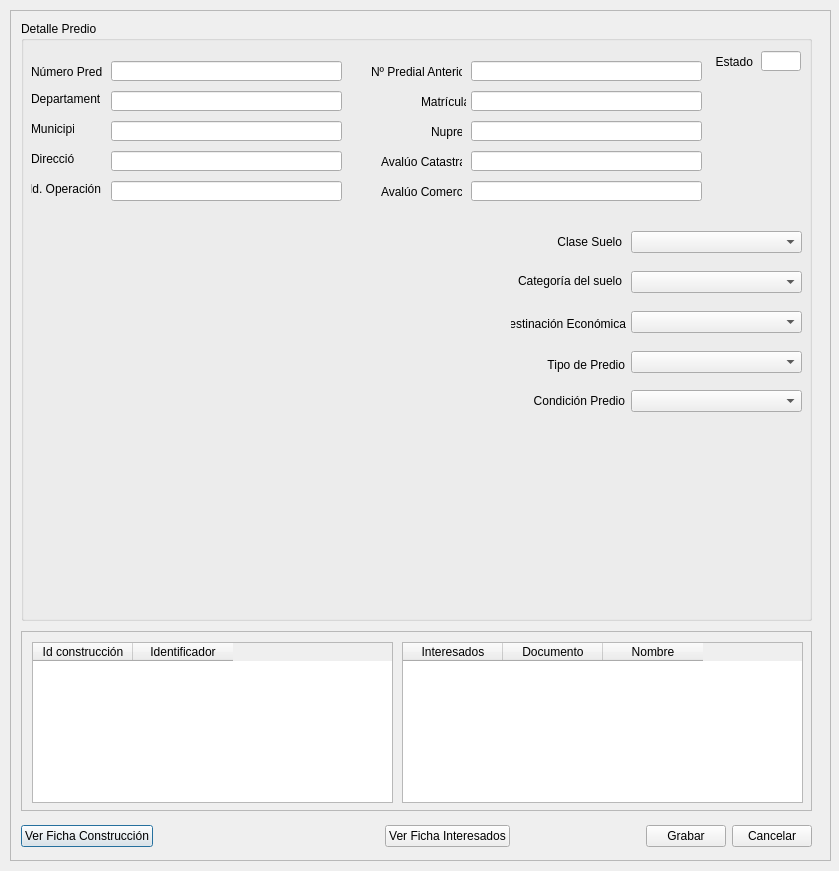
<?xml version="1.0" encoding="UTF-8"?>
<ui version="4.0">
 <class>Dialog</class>
 <widget class="QDialog" name="Dialog">
  <property name="geometry">
   <rect>
    <x>0</x>
    <y>0</y>
    <width>839</width>
    <height>871</height>
   </rect>
  </property>
  <property name="windowTitle">
   <string>Dialog</string>
  </property>
  <widget class="QScrollArea" name="scrollArea">
   <property name="geometry">
    <rect>
     <x>10</x>
     <y>10</y>
     <width>821</width>
     <height>851</height>
    </rect>
   </property>
   <property name="widgetResizable">
    <bool>true</bool>
   </property>
   <widget class="QWidget" name="scrollAreaWidgetContents">
    <property name="geometry">
     <rect>
      <x>0</x>
      <y>0</y>
      <width>819</width>
      <height>849</height>
     </rect>
    </property>
    <widget class="QScrollArea" name="scrollArea_2">
     <property name="geometry">
      <rect>
       <x>10</x>
       <y>620</y>
       <width>791</width>
       <height>180</height>
      </rect>
     </property>
     <property name="minimumSize">
      <size>
       <width>791</width>
       <height>180</height>
      </size>
     </property>
     <property name="maximumSize">
      <size>
       <width>791</width>
       <height>201</height>
      </size>
     </property>
     <property name="widgetResizable">
      <bool>true</bool>
     </property>
     <widget class="QWidget" name="scrollAreaWidgetContents_2">
      <property name="geometry">
       <rect>
        <x>0</x>
        <y>0</y>
        <width>789</width>
        <height>178</height>
       </rect>
      </property>
      <widget class="QTableWidget" name="tableWidget_construcciones">
       <property name="geometry">
        <rect>
         <x>10</x>
         <y>10</y>
         <width>361</width>
         <height>161</height>
        </rect>
       </property>
       <column>
        <property name="text">
         <string>Id construcción</string>
        </property>
       </column>
       <column>
        <property name="text">
         <string>Identificador</string>
        </property>
       </column>
      </widget>
      <widget class="QTableWidget" name="tableWidget_interesados">
       <property name="geometry">
        <rect>
         <x>380</x>
         <y>10</y>
         <width>401</width>
         <height>161</height>
        </rect>
       </property>
       <column>
        <property name="text">
         <string>Interesados</string>
        </property>
       </column>
       <column>
        <property name="text">
         <string>Documento</string>
        </property>
       </column>
       <column>
        <property name="text">
         <string>Nombre</string>
        </property>
       </column>
      </widget>
     </widget>
    </widget>
    <widget class="QGroupBox" name="Info_complementaria">
     <property name="geometry">
      <rect>
       <x>10</x>
       <y>10</y>
       <width>791</width>
       <height>600</height>
      </rect>
     </property>
     <property name="minimumSize">
      <size>
       <width>791</width>
       <height>600</height>
      </size>
     </property>
     <property name="maximumSize">
      <size>
       <width>791</width>
       <height>541</height>
      </size>
     </property>
     <property name="title">
      <string>Detalle Predio</string>
     </property>
     <widget class="QLabel" name="label_3">
      <property name="geometry">
       <rect>
        <x>10</x>
        <y>160</y>
        <width>70</width>
        <height>16</height>
       </rect>
      </property>
      <property name="minimumSize">
       <size>
        <width>43</width>
        <height>16</height>
       </size>
      </property>
      <property name="maximumSize">
       <size>
        <width>70</width>
        <height>16</height>
       </size>
      </property>
      <property name="text">
       <string>Id. Operación</string>
      </property>
      <property name="alignment">
       <set>Qt::AlignRight|Qt::AlignTrailing|Qt::AlignVCenter</set>
      </property>
     </widget>
     <widget class="QLineEdit" name="lineEdit_Id_operacion">
      <property name="geometry">
       <rect>
        <x>90</x>
        <y>160</y>
        <width>231</width>
        <height>20</height>
       </rect>
      </property>
      <property name="minimumSize">
       <size>
        <width>231</width>
        <height>20</height>
       </size>
      </property>
      <property name="maximumSize">
       <size>
        <width>221</width>
        <height>20</height>
       </size>
      </property>
     </widget>
     <widget class="QLabel" name="label_4">
      <property name="geometry">
       <rect>
        <x>10</x>
        <y>70</y>
        <width>69</width>
        <height>16</height>
       </rect>
      </property>
      <property name="minimumSize">
       <size>
        <width>69</width>
        <height>16</height>
       </size>
      </property>
      <property name="maximumSize">
       <size>
        <width>69</width>
        <height>16</height>
       </size>
      </property>
      <property name="text">
       <string>Departamento</string>
      </property>
     </widget>
     <widget class="QLineEdit" name="lineEdit_Departamento">
      <property name="geometry">
       <rect>
        <x>90</x>
        <y>70</y>
        <width>231</width>
        <height>20</height>
       </rect>
      </property>
      <property name="minimumSize">
       <size>
        <width>231</width>
        <height>20</height>
       </size>
      </property>
      <property name="maximumSize">
       <size>
        <width>231</width>
        <height>20</height>
       </size>
      </property>
     </widget>
     <widget class="QLabel" name="label_5">
      <property name="geometry">
       <rect>
        <x>10</x>
        <y>100</y>
        <width>43</width>
        <height>16</height>
       </rect>
      </property>
      <property name="minimumSize">
       <size>
        <width>43</width>
        <height>16</height>
       </size>
      </property>
      <property name="maximumSize">
       <size>
        <width>43</width>
        <height>16</height>
       </size>
      </property>
      <property name="text">
       <string>Municipio</string>
      </property>
     </widget>
     <widget class="QLineEdit" name="lineEdit_Municipio">
      <property name="geometry">
       <rect>
        <x>90</x>
        <y>100</y>
        <width>231</width>
        <height>20</height>
       </rect>
      </property>
      <property name="minimumSize">
       <size>
        <width>231</width>
        <height>20</height>
       </size>
      </property>
      <property name="maximumSize">
       <size>
        <width>231</width>
        <height>20</height>
       </size>
      </property>
     </widget>
     <widget class="QLabel" name="label_6">
      <property name="geometry">
       <rect>
        <x>10</x>
        <y>130</y>
        <width>43</width>
        <height>16</height>
       </rect>
      </property>
      <property name="minimumSize">
       <size>
        <width>43</width>
        <height>16</height>
       </size>
      </property>
      <property name="maximumSize">
       <size>
        <width>43</width>
        <height>16</height>
       </size>
      </property>
      <property name="text">
       <string>Dirección</string>
      </property>
     </widget>
     <widget class="QComboBox" name="comboBox_clase_suelo">
      <property name="geometry">
       <rect>
        <x>610</x>
        <y>210</y>
        <width>171</width>
        <height>22</height>
       </rect>
      </property>
      <property name="minimumSize">
       <size>
        <width>171</width>
        <height>22</height>
       </size>
      </property>
      <property name="maximumSize">
       <size>
        <width>171</width>
        <height>22</height>
       </size>
      </property>
     </widget>
     <widget class="QComboBox" name="comboBox_cat_suelo">
      <property name="geometry">
       <rect>
        <x>610</x>
        <y>250</y>
        <width>171</width>
        <height>22</height>
       </rect>
      </property>
      <property name="minimumSize">
       <size>
        <width>171</width>
        <height>22</height>
       </size>
      </property>
      <property name="maximumSize">
       <size>
        <width>171</width>
        <height>22</height>
       </size>
      </property>
     </widget>
     <widget class="QComboBox" name="comboBox_dest_econ">
      <property name="geometry">
       <rect>
        <x>610</x>
        <y>290</y>
        <width>171</width>
        <height>22</height>
       </rect>
      </property>
      <property name="minimumSize">
       <size>
        <width>171</width>
        <height>22</height>
       </size>
      </property>
      <property name="maximumSize">
       <size>
        <width>171</width>
        <height>22</height>
       </size>
      </property>
     </widget>
     <widget class="QgsMapCanvas" name="wdt_mapa" native="true">
      <property name="geometry">
       <rect>
        <x>10</x>
        <y>190</y>
        <width>471</width>
        <height>400</height>
       </rect>
      </property>
      <property name="minimumSize">
       <size>
        <width>471</width>
        <height>400</height>
       </size>
      </property>
      <property name="maximumSize">
       <size>
        <width>471</width>
        <height>381</height>
       </size>
      </property>
     </widget>
     <widget class="QLineEdit" name="lineEdit_Direccion">
      <property name="geometry">
       <rect>
        <x>90</x>
        <y>130</y>
        <width>231</width>
        <height>20</height>
       </rect>
      </property>
      <property name="minimumSize">
       <size>
        <width>231</width>
        <height>20</height>
       </size>
      </property>
      <property name="maximumSize">
       <size>
        <width>231</width>
        <height>20</height>
       </size>
      </property>
     </widget>
     <widget class="QLabel" name="label_14">
      <property name="geometry">
       <rect>
        <x>480</x>
        <y>210</y>
        <width>121</width>
        <height>21</height>
       </rect>
      </property>
      <property name="minimumSize">
       <size>
        <width>121</width>
        <height>20</height>
       </size>
      </property>
      <property name="maximumSize">
       <size>
        <width>121</width>
        <height>31</height>
       </size>
      </property>
      <property name="text">
       <string>Clase Suelo</string>
      </property>
      <property name="alignment">
       <set>Qt::AlignRight|Qt::AlignTrailing|Qt::AlignVCenter</set>
      </property>
     </widget>
     <widget class="QLabel" name="label_21">
      <property name="geometry">
       <rect>
        <x>480</x>
        <y>250</y>
        <width>121</width>
        <height>20</height>
       </rect>
      </property>
      <property name="minimumSize">
       <size>
        <width>121</width>
        <height>20</height>
       </size>
      </property>
      <property name="maximumSize">
       <size>
        <width>121</width>
        <height>20</height>
       </size>
      </property>
      <property name="text">
       <string>Categoría del suelo</string>
      </property>
      <property name="alignment">
       <set>Qt::AlignRight|Qt::AlignTrailing|Qt::AlignVCenter</set>
      </property>
     </widget>
     <widget class="QLabel" name="label_22">
      <property name="geometry">
       <rect>
        <x>490</x>
        <y>290</y>
        <width>115</width>
        <height>25</height>
       </rect>
      </property>
      <property name="minimumSize">
       <size>
        <width>115</width>
        <height>25</height>
       </size>
      </property>
      <property name="maximumSize">
       <size>
        <width>121</width>
        <height>20</height>
       </size>
      </property>
      <property name="text">
       <string>Destinación Económica</string>
      </property>
      <property name="alignment">
       <set>Qt::AlignRight|Qt::AlignTrailing|Qt::AlignVCenter</set>
      </property>
     </widget>
     <widget class="QLabel" name="label_2">
      <property name="geometry">
       <rect>
        <x>690</x>
        <y>30</y>
        <width>42</width>
        <height>22</height>
       </rect>
      </property>
      <property name="text">
       <string>Estado</string>
      </property>
      <property name="alignment">
       <set>Qt::AlignRight|Qt::AlignTrailing|Qt::AlignVCenter</set>
      </property>
     </widget>
     <widget class="QLineEdit" name="lineEdit_Estado">
      <property name="geometry">
       <rect>
        <x>740</x>
        <y>30</y>
        <width>40</width>
        <height>20</height>
       </rect>
      </property>
      <property name="minimumSize">
       <size>
        <width>40</width>
        <height>20</height>
       </size>
      </property>
      <property name="maximumSize">
       <size>
        <width>221</width>
        <height>20</height>
       </size>
      </property>
      <property name="text">
       <string/>
      </property>
     </widget>
     <widget class="QLabel" name="label">
      <property name="geometry">
       <rect>
        <x>10</x>
        <y>40</y>
        <width>72</width>
        <height>21</height>
       </rect>
      </property>
      <property name="minimumSize">
       <size>
        <width>20</width>
        <height>0</height>
       </size>
      </property>
      <property name="maximumSize">
       <size>
        <width>100</width>
        <height>16777215</height>
       </size>
      </property>
      <property name="text">
       <string>Número Predial</string>
      </property>
     </widget>
     <widget class="QLineEdit" name="lineEdit_num_predial">
      <property name="geometry">
       <rect>
        <x>90</x>
        <y>40</y>
        <width>231</width>
        <height>20</height>
       </rect>
      </property>
      <property name="minimumSize">
       <size>
        <width>231</width>
        <height>20</height>
       </size>
      </property>
      <property name="maximumSize">
       <size>
        <width>231</width>
        <height>20</height>
       </size>
      </property>
      <property name="maxLength">
       <number>30</number>
      </property>
      <property name="readOnly">
       <bool>true</bool>
      </property>
     </widget>
     <widget class="QLabel" name="label_7">
      <property name="geometry">
       <rect>
        <x>350</x>
        <y>40</y>
        <width>91</width>
        <height>21</height>
       </rect>
      </property>
      <property name="minimumSize">
       <size>
        <width>80</width>
        <height>0</height>
       </size>
      </property>
      <property name="maximumSize">
       <size>
        <width>100</width>
        <height>16777215</height>
       </size>
      </property>
      <property name="text">
       <string>Nº Predial Anterior</string>
      </property>
     </widget>
     <widget class="QLabel" name="label_8">
      <property name="geometry">
       <rect>
        <x>400</x>
        <y>70</y>
        <width>45</width>
        <height>21</height>
       </rect>
      </property>
      <property name="minimumSize">
       <size>
        <width>45</width>
        <height>0</height>
       </size>
      </property>
      <property name="maximumSize">
       <size>
        <width>100</width>
        <height>16777215</height>
       </size>
      </property>
      <property name="text">
       <string>Matrícula</string>
      </property>
     </widget>
     <widget class="QLabel" name="label_9">
      <property name="geometry">
       <rect>
        <x>410</x>
        <y>100</y>
        <width>31</width>
        <height>21</height>
       </rect>
      </property>
      <property name="minimumSize">
       <size>
        <width>20</width>
        <height>0</height>
       </size>
      </property>
      <property name="maximumSize">
       <size>
        <width>100</width>
        <height>16777215</height>
       </size>
      </property>
      <property name="text">
       <string>Nupre</string>
      </property>
     </widget>
     <widget class="QLabel" name="label_10">
      <property name="geometry">
       <rect>
        <x>360</x>
        <y>160</y>
        <width>81</width>
        <height>21</height>
       </rect>
      </property>
      <property name="minimumSize">
       <size>
        <width>35</width>
        <height>0</height>
       </size>
      </property>
      <property name="maximumSize">
       <size>
        <width>100</width>
        <height>16777215</height>
       </size>
      </property>
      <property name="text">
       <string>Avalúo Comercial</string>
      </property>
     </widget>
     <widget class="QLabel" name="label_11">
      <property name="geometry">
       <rect>
        <x>360</x>
        <y>130</y>
        <width>81</width>
        <height>21</height>
       </rect>
      </property>
      <property name="minimumSize">
       <size>
        <width>30</width>
        <height>0</height>
       </size>
      </property>
      <property name="maximumSize">
       <size>
        <width>100</width>
        <height>16777215</height>
       </size>
      </property>
      <property name="text">
       <string>Avalúo Catastral</string>
      </property>
     </widget>
     <widget class="QLineEdit" name="lineEdit_num_predial_anterior">
      <property name="geometry">
       <rect>
        <x>450</x>
        <y>40</y>
        <width>231</width>
        <height>20</height>
       </rect>
      </property>
      <property name="minimumSize">
       <size>
        <width>231</width>
        <height>20</height>
       </size>
      </property>
      <property name="maximumSize">
       <size>
        <width>231</width>
        <height>20</height>
       </size>
      </property>
     </widget>
     <widget class="QLineEdit" name="lineEdit_Matricula">
      <property name="geometry">
       <rect>
        <x>450</x>
        <y>70</y>
        <width>231</width>
        <height>20</height>
       </rect>
      </property>
      <property name="minimumSize">
       <size>
        <width>231</width>
        <height>20</height>
       </size>
      </property>
      <property name="maximumSize">
       <size>
        <width>231</width>
        <height>20</height>
       </size>
      </property>
     </widget>
     <widget class="QLineEdit" name="lineEdit_Nupre">
      <property name="geometry">
       <rect>
        <x>450</x>
        <y>100</y>
        <width>231</width>
        <height>20</height>
       </rect>
      </property>
      <property name="minimumSize">
       <size>
        <width>231</width>
        <height>20</height>
       </size>
      </property>
      <property name="maximumSize">
       <size>
        <width>231</width>
        <height>20</height>
       </size>
      </property>
     </widget>
     <widget class="QLineEdit" name="lineEdit_Avaluo_Catastral">
      <property name="geometry">
       <rect>
        <x>450</x>
        <y>130</y>
        <width>231</width>
        <height>20</height>
       </rect>
      </property>
      <property name="minimumSize">
       <size>
        <width>231</width>
        <height>20</height>
       </size>
      </property>
      <property name="maximumSize">
       <size>
        <width>231</width>
        <height>20</height>
       </size>
      </property>
     </widget>
     <widget class="QLineEdit" name="lineEdit_Avaluo_Comercial">
      <property name="geometry">
       <rect>
        <x>450</x>
        <y>160</y>
        <width>231</width>
        <height>20</height>
       </rect>
      </property>
      <property name="minimumSize">
       <size>
        <width>231</width>
        <height>20</height>
       </size>
      </property>
      <property name="maximumSize">
       <size>
        <width>231</width>
        <height>20</height>
       </size>
      </property>
     </widget>
     <widget class="QLabel" name="label_15">
      <property name="geometry">
       <rect>
        <x>483</x>
        <y>334</y>
        <width>121</width>
        <height>20</height>
       </rect>
      </property>
      <property name="minimumSize">
       <size>
        <width>121</width>
        <height>20</height>
       </size>
      </property>
      <property name="maximumSize">
       <size>
        <width>121</width>
        <height>20</height>
       </size>
      </property>
      <property name="text">
       <string>Tipo de Predio</string>
      </property>
      <property name="alignment">
       <set>Qt::AlignRight|Qt::AlignTrailing|Qt::AlignVCenter</set>
      </property>
     </widget>
     <widget class="QComboBox" name="comboBox_tipo_predio">
      <property name="geometry">
       <rect>
        <x>610</x>
        <y>330</y>
        <width>171</width>
        <height>22</height>
       </rect>
      </property>
      <property name="minimumSize">
       <size>
        <width>171</width>
        <height>22</height>
       </size>
      </property>
      <property name="maximumSize">
       <size>
        <width>171</width>
        <height>22</height>
       </size>
      </property>
     </widget>
     <widget class="QComboBox" name="comboBox_cond_predio">
      <property name="geometry">
       <rect>
        <x>610</x>
        <y>369</y>
        <width>171</width>
        <height>22</height>
       </rect>
      </property>
      <property name="minimumSize">
       <size>
        <width>171</width>
        <height>22</height>
       </size>
      </property>
      <property name="maximumSize">
       <size>
        <width>171</width>
        <height>22</height>
       </size>
      </property>
     </widget>
     <widget class="QLabel" name="label_13">
      <property name="geometry">
       <rect>
        <x>483</x>
        <y>370</y>
        <width>121</width>
        <height>20</height>
       </rect>
      </property>
      <property name="minimumSize">
       <size>
        <width>121</width>
        <height>20</height>
       </size>
      </property>
      <property name="maximumSize">
       <size>
        <width>121</width>
        <height>20</height>
       </size>
      </property>
      <property name="text">
       <string>Condición Predio</string>
      </property>
      <property name="alignment">
       <set>Qt::AlignRight|Qt::AlignTrailing|Qt::AlignVCenter</set>
      </property>
     </widget>
    </widget>
    <widget class="QWidget" name="layoutWidget">
     <property name="geometry">
      <rect>
       <x>10</x>
       <y>810</y>
       <width>791</width>
       <height>31</height>
      </rect>
     </property>
     <layout class="QHBoxLayout" name="horizontalLayout">
      <item>
       <widget class="QPushButton" name="pushButton_VerFichaCons">
        <property name="text">
         <string>Ver Ficha Construcción</string>
        </property>
       </widget>
      </item>
      <item>
       <spacer name="horizontalSpacer">
        <property name="orientation">
         <enum>Qt::Horizontal</enum>
        </property>
        <property name="sizeHint" stdset="0">
         <size>
          <width>40</width>
          <height>20</height>
         </size>
        </property>
       </spacer>
      </item>
      <item>
       <widget class="QPushButton" name="pushButton_VerFichaInt">
        <property name="text">
         <string>Ver Ficha Interesados</string>
        </property>
       </widget>
      </item>
      <item>
       <spacer name="horizontalSpacer_2">
        <property name="orientation">
         <enum>Qt::Horizontal</enum>
        </property>
        <property name="sizeType">
         <enum>QSizePolicy::Preferred</enum>
        </property>
        <property name="sizeHint" stdset="0">
         <size>
          <width>130</width>
          <height>20</height>
         </size>
        </property>
       </spacer>
      </item>
      <item>
       <widget class="QPushButton" name="pushButton_Grabar">
        <property name="text">
         <string>Grabar</string>
        </property>
       </widget>
      </item>
      <item alignment="Qt::AlignRight">
       <widget class="QPushButton" name="pushButton_Cancelar">
        <property name="text">
         <string>Cancelar</string>
        </property>
       </widget>
      </item>
     </layout>
    </widget>
   </widget>
  </widget>
 </widget>
 <customwidgets>
  <customwidget>
   <class>QgsMapCanvas</class>
   <extends>QWidget</extends>
   <header>qgis.gui</header>
   <container>1</container>
  </customwidget>
 </customwidgets>
 <resources/>
 <connections/>
</ui>
